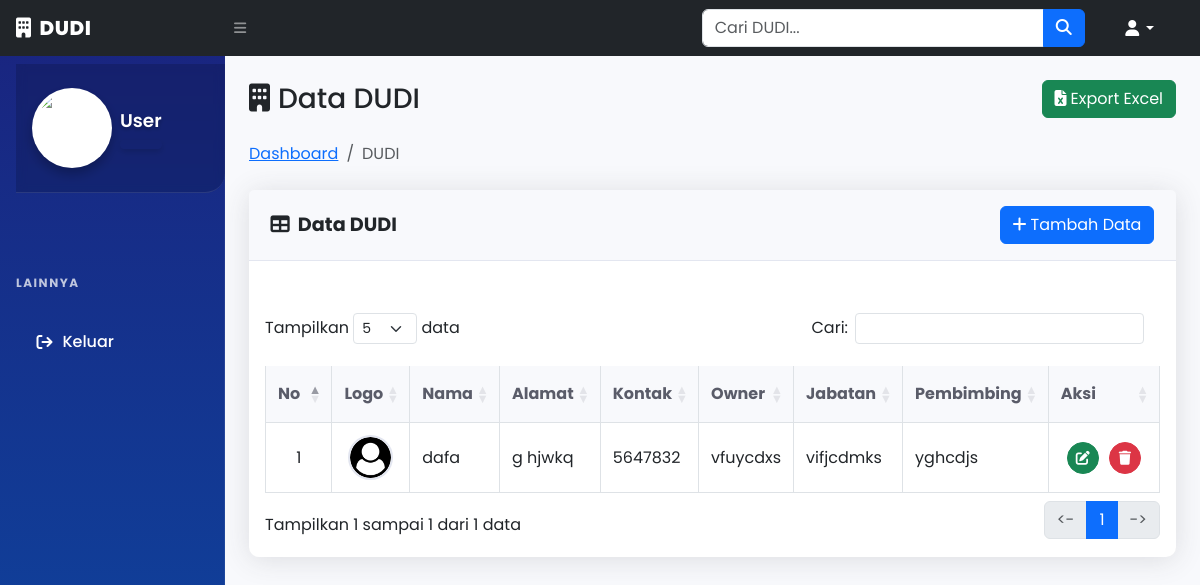
Screenshot of /home/dudi.php (signed in) with the database file from the repository.
### tables this page shows
CREATE TABLE `dudi` (
  `id_dudi` int(11) NOT NULL,
  `nama` varchar(50) NOT NULL,
  `alamat` varchar(50) NOT NULL,
  `kontak` varchar(50) NOT NULL,
  `logo` varchar(255) NOT NULL,
  `owner` varchar(255) NOT NULL,
  `jabatan` varchar(255) NOT NULL,
  `pembimbing` varchar(255) NOT NULL
);

### home/functions.php (called while the page is built, shortened)
<?php
$conn = mysqli_connect("localhost", "root", "", "pkl");
function tampilData($query)
{
	global $conn;
	$result = mysqli_query($conn, $query);
	$rows = [];
	while ($row = mysqli_fetch_assoc($result)) {
		$rows[] = $row;
	}
	return $rows;
}

### home/dudi.php (the view, shortened to what this page needs)
<?php
require 'functions.php';
$sql = "SELECT * FROM dudi";
$sql .= " ORDER BY id_dudi DESC";
$dudis = tampilData($sql);
?>
<!DOCTYPE html>
<html lang="en">
<head>
  <link href="assets/css/bootstrap.min.css" rel="stylesheet">
  <link href="https://cdn.jsdelivr.net/npm/simple-datatables@7.1.2/dist/style.min.css" rel="stylesheet" />
  <link href="assets/css/styles.css" rel="stylesheet" />
  <link rel="stylesheet" href="https://cdn.datatables.net/2.3.4/css/dataTables.dataTables.css" />
  <link rel="stylesheet" href="https://cdnjs.cloudflare.com/ajax/libs/font-awesome/6.7.2/css/all.min.css" />
  <link href="https://cdn.jsdelivr.net/npm/bootstrap@5.3.0/dist/css/bootstrap.min.css" rel="stylesheet">
  <link rel="stylesheet" href="https://cdnjs.cloudflare.com/ajax/libs/font-awesome/6.4.0/css/all.min.css">
  <link rel="stylesheet" href="https://cdn.datatables.net/1.13.4/css/dataTables.bootstrap5.min.css">
</head>
<body class="sb-nav-fixed">
  <nav class="sb-topnav navbar navbar-expand navbar-dark bg-dark">
    <a class="navbar-brand ps-3" href="index.php">
      <i class="fas fa-building me-2"></i>DUDI
    </a>
    <button class="btn btn-link btn-sm order-1 order-lg-0 me-4 me-lg-0" id="sidebarToggle">
      <i class="fas fa-bars"></i>
    </button>
    <form action="" method="GET" class="d-none d-md-inline-block form-inline ms-auto me-0 me-md-3 my-2 my-md-0">
      <div class="input-group">
        <input type="text" class="form-control" name="keyword" placeholder="Cari DUDI..." value="<?= isset($_GET['keyword']) ? htmlspecialchars($_GET['keyword']) : '' ?>">
        <button class="btn btn-primary" type="submit"><i class="fas fa-search"></i></button>
      </div>
    </form>
    <ul class="navbar-nav ms-auto ms-md-0 me-3 me-lg-4">
      <li class="nav-item dropdown">
        <a class="nav-link dropdown-toggle" id="navbarDropdown" href="#" role="button" data-bs-toggle="dropdown">
          <i class="fas fa-user fa-fw"></i>
        </a>
      </li>
    </ul>
  </nav>
  <div id="layoutSidenav">
    <div id="layoutSidenav_nav">
      <?php include 'menu.php'; ?>
    </div>
    <div id="layoutSidenav_content">
      <main class="container-fluid px-4">
        <div class="d-flex justify-content-between align-items-center mt-4 mb-4">
          <h1 class="h3 mb-0 text-gray-800"><i class="fas fa-building me-2"></i>Data DUDI</h1>
          <?php if ($_SESSION['hak_akses'] !== 'siswa'): ?>
            <a href="cetak_excel_dudi.php" class="btn btn-success">
              <i class="fa-solid fa-file-excel me-1"></i>Export Excel
            </a>
          <?php endif; ?>
        </div>
        <ol class="breadcrumb mb-4">
          <li class="breadcrumb-item"><a href="index.php">Dashboard</a></li>
          <li class="breadcrumb-item active">DUDI</li>
        </ol>
        <div class="card mb-4">
          <div class="card-header d-flex justify-content-between align-items-center py-3">
            <div>
              <i class="fas fa-table me-1"></i> Data DUDI
            </div>
            <?php if ($_SESSION['hak_akses'] !== 'siswa'): ?>
              <div>
                <button type="button" class="btn btn-primary" data-bs-toggle="modal" data-bs-target="#modalTambah">
                  <i class="fas fa-plus me-1"></i>Tambah Data
                </button>
              </div>
            <?php endif; ?>
          </div>
          <div class="card-body">
            <div class="table-responsive">
              <table id="datatableDudi" class="table table-bordered table-hover" width="100%" cellspacing="0">
                <thead class="thead-dark">
                  <tr>
                    <th width="50">No</th>
                    <th>Logo</th>
                    <th>Nama</th>
                    <th>Alamat</th>
                    <th>Kontak</th>
                    <th>Owner</th>
                    <th>Jabatan</th>
                    <th>Pembimbing</th>
                    <?php if ($_SESSION['hak_akses'] !== 'siswa'): ?><th width="100">Aksi</th><?php endif; ?>
                  </tr>
                </thead>
                <tbody>
                  <?php if (empty($dudis)): ?>
                    <tr>
                      <td colspan="<?= $_SESSION['hak_akses'] !== 'siswa' ? '9' : '8' ?>" class="text-center py-4">
                        <i class="fas fa-exclamation-circle me-2"></i>Tidak ada data DUDI
                      </td>
                    </tr>
                  <?php else: ?>
                    <?php $no = 1;
                    foreach ($dudis as $dudi): ?>
                      <tr>
                        <td class="text-center"><?= $no++; ?></td>
                        <td class="text-center">
                          <img src="assets/img/dudi/<?= $dudi['logo']; ?>" alt="Logo DUDI" class="profile-img">
                        </td>
                        <td><?= $dudi['nama']; ?></td>
                        <td><?= $dudi['alamat']; ?></td>
                        <td><?= $dudi['kontak']; ?></td>
                        <td><?= $dudi['owner']; ?></td>
                        <td><?= $dudi['jabatan']; ?></td>
                        <td><?= $dudi['pembimbing']; ?></td>
                        <?php if ($_SESSION['hak_akses'] !== 'siswa'): ?>
                          <td class="text-center">
                            <div class="d-flex justify-content-center gap-1">
                              <a href="#" class="btn btn-sm btn-success btn-action" data-bs-toggle="modal" data-bs-target="#modalEdit<?= $dudi['id_dudi']; ?>" title="Edit">
                                <i class="fas fa-edit"></i>
                              </a>
                              <a href="hapus_dudi.php?id=<?= $dudi['id_dudi']; ?>" class="btn btn-sm btn-danger btn-action" onclick="return confirmDelete()" title="Hapus">
                                <i class="fas fa-trash"></i>
                              </a>
                            </div>
                          </td>
                        <?php endif; ?>
                      </tr>
                    <?php endforeach; ?>
                  <?php endif; ?>
                </tbody>
              </table>
            </div>
          </div>
        </div>
      </main>
      <?php include 'assets/template/footer.php'; ?>
    </div>
  </div>
</body>
</html>

### home/dudi.php (style rules this page uses)
:root { --primary: #4e73df; --secondary: #6c757d; --success: #1cc88a; --info: #36b9cc; --warning: #f6c23e; --danger: #e74a3b; --light: #f8f9fc; --dark: #5a5c69; }
body { font-family: 'Poppins', sans-serif; background-color: #f8f9fc; }
.card { border: none; border-radius: 10px; box-shadow: 0 0.15rem 1.75rem 0 rgba(58, 59, 69, 0.15); margin-bottom: 1.5rem; }
.card-header { background-color: #f8f9fc; border-bottom: 1px solid #e3e6f0; padding: 1rem 1.35rem; font-weight: 700; font-size: 1.2rem; }
.table th { border-top: none; font-weight: 700; color: var(--dark); padding: 1rem 0.75rem; background-color: #f8f9fc; }
.table td { padding: 0.75rem; vertical-align: middle; }
.profile-img { width: 45px; height: 45px; border-radius: 50%; object-fit: cover; border: 2px solid #e3e6f0; }
.btn-action { width: 32px; height: 32px; display: inline-flex; align-items: center; justify-content: center; border-radius: 50%; margin: 0 3px; }
.navbar-brand { font-weight: 800; letter-spacing: 0.5px; }
.breadcrumb { background-color: transparent; padding: 0; margin-bottom: 1.5rem; }

### home/menu.php (style rules this page uses)
:root { --sidebar-width: 250px; --sidebar-collapsed-width: 80px; --sidebar-bg: linear-gradient(180deg, #1a237e 0%, #0d47a1 100%); --sidebar-hover: rgba(255,255,255,0.12); --sidebar-active: rgba(255,255,255,0.18); --sidebar-text: #fff; --sidebar-icon: rgba(255,255,255,0.85); --transition-speed: 0.28s; }
#layoutSidenav_nav { box-sizing: border-box; width: var(--sidebar-width); background: var(--sidebar-bg); transition: width var(--transition-speed) ease-in-out; overflow-x: hidden; overflow-y: auto; position: relative; z-index: 1030; }
.nav-link { color: var(--sidebar-text); padding: 0.9rem 1.3rem; margin: 0.3rem 0.85rem; border-radius: 14px; display: flex; align-items: center; transition: all 0.25s ease; position: relative; overflow: hidden; text-decoration: none; font-weight: 500; }
.nav-link::before { content: ''; position: absolute; left: 0; top: 0; height: 100%; width: 6px; background: var(--accent-medium); opacity: 0; transition: all 0.25s ease; border-radius: 0 6px 6px 0; }
#layoutSidenav_nav::after { content: ''; position: absolute; top: 0; right: 0; width: 1px; height: 100%; background: linear-gradient(to bottom, transparent, rgba(255, 255, 255, 0.1), transparent); z-index: 1; }

### rows the page displays
dudi: logo (picture), nama "dafa", alamat "g hjwkq", kontak "5647832", owner "vfuycdxs", jabatan "vifjcdmks", pembimbing "yghcdjs"

### other values shown
$nama "User"
